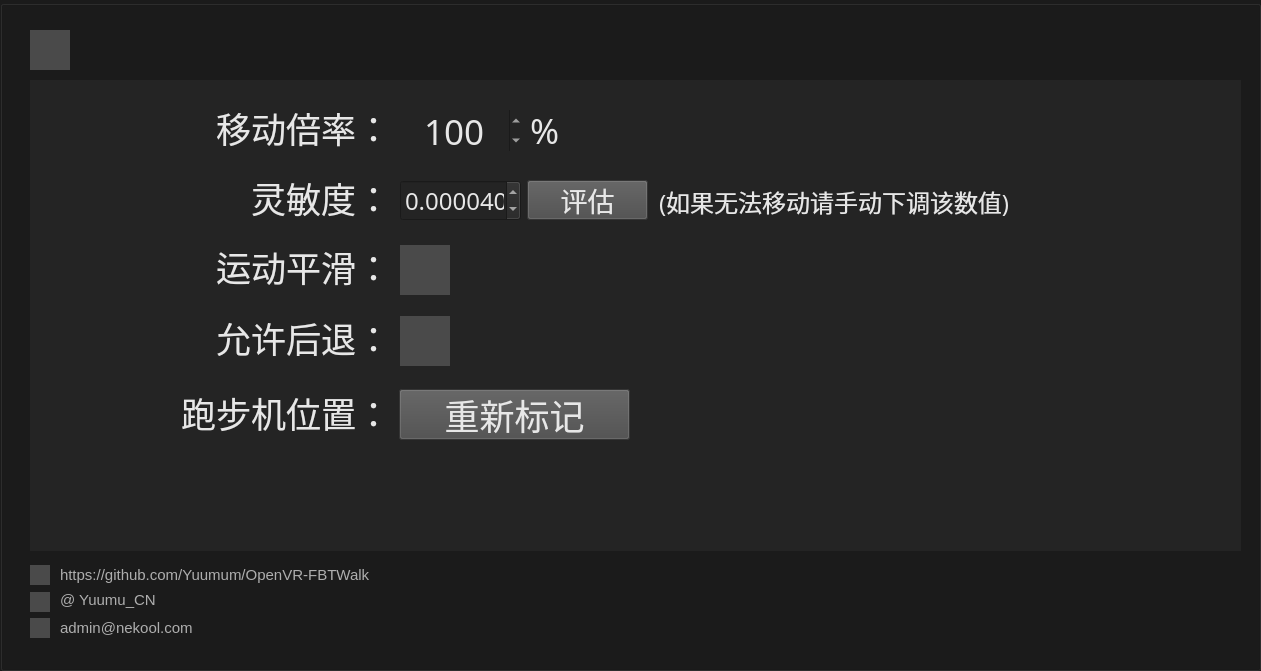
  <widget class="QGroupBox" name="groupBox_2">
   <property name="geometry">
    <rect>
     <x>-10</x>
     <y>900</y>
     <width>1261</width>
     <height>671</height>
    </rect>
   </property>
   <property name="styleSheet">
    <string notr="true">background-color:rgb(27, 27, 27);</string>
   </property>
   <property name="title">
    <string/>
   </property>
   <widget class="QLabel" name="label_8">
    <property name="geometry">
     <rect>
      <x>30</x>
      <y>30</y>
      <width>40</width>
      <height>40</height>
     </rect>
    </property>
    <property name="styleSheet">
     <string notr="true">background-color:rgb(74, 74, 74);</string>
    </property>
    <property name="frameShadow">
     <enum>QFrame::Plain</enum>
    </property>
    <property name="text">
     <string/>
    </property>
   </widget>
   <widget class="QLabel" name="label_9">
    <property name="geometry">
     <rect>
      <x>30</x>
      <y>80</y>
      <width>1211</width>
      <height>471</height>
     </rect>
    </property>
    <property name="font">
     <font>
      <family>Agency FB</family>
      <pointsize>20</pointsize>
     </font>
    </property>
    <property name="styleSheet">
     <string notr="true">background-color:rgb(36, 36, 36);</string>
    </property>
    <property name="text">
     <string/>
    </property>
   </widget>
   <widget class="QLabel" name="label_10">
    <property name="geometry">
     <rect>
      <x>40</x>
      <y>102</y>
      <width>351</width>
      <height>51</height>
     </rect>
    </property>
    <property name="font">
     <font>
      <family>Agency FB</family>
      <pointsize>26</pointsize>
     </font>
    </property>
    <property name="layoutDirection">
     <enum>Qt::LeftToRight</enum>
    </property>
    <property name="styleSheet">
     <string notr="true">background-color:rgb(36, 36, 36);
color:rgb(231, 231, 231);</string>
    </property>
    <property name="text">
     <string>移动倍率：</string>
    </property>
    <property name="alignment">
     <set>Qt::AlignRight|Qt::AlignTrailing|Qt::AlignVCenter</set>
    </property>
   </widget>
   <widget class="QSpinBox" name="spinBox">
    <property name="geometry">
     <rect>
      <x>400</x>
      <y>110</y>
      <width>121</width>
      <height>41</height>
     </rect>
    </property>
    <property name="palette">
     <palette>
      <active>
       <colorrole role="WindowText">
        <brush brushstyle="SolidPattern">
         <color alpha="255">
          <red>231</red>
          <green>231</green>
          <blue>231</blue>
         </color>
        </brush>
       </colorrole>
       <colorrole role="Button">
        <brush brushstyle="SolidPattern">
         <color alpha="255">
          <red>36</red>
          <green>36</green>
          <blue>36</blue>
         </color>
        </brush>
       </colorrole>
       <colorrole role="Text">
        <brush brushstyle="SolidPattern">
         <color alpha="255">
          <red>231</red>
          <green>231</green>
          <blue>231</blue>
         </color>
        </brush>
       </colorrole>
       <colorrole role="ButtonText">
        <brush brushstyle="SolidPattern">
         <color alpha="255">
          <red>231</red>
          <green>231</green>
          <blue>231</blue>
         </color>
        </brush>
       </colorrole>
       <colorrole role="Base">
        <brush brushstyle="SolidPattern">
         <color alpha="255">
          <red>36</red>
          <green>36</green>
          <blue>36</blue>
         </color>
        </brush>
       </colorrole>
       <colorrole role="Window">
        <brush brushstyle="SolidPattern">
         <color alpha="255">
          <red>36</red>
          <green>36</green>
          <blue>36</blue>
         </color>
        </brush>
       </colorrole>
       <colorrole role="Highlight">
        <brush brushstyle="SolidPattern">
         <color alpha="255">
          <red>33</red>
          <green>33</green>
          <blue>33</blue>
         </color>
        </brush>
       </colorrole>
       <colorrole role="HighlightedText">
        <brush brushstyle="SolidPattern">
         <color alpha="255">
          <red>33</red>
          <green>33</green>
          <blue>33</blue>
         </color>
        </brush>
       </colorrole>
       <colorrole role="PlaceholderText">
        <brush brushstyle="NoBrush">
         <color alpha="128">
          <red>231</red>
          <green>231</green>
          <blue>231</blue>
         </color>
        </brush>
       </colorrole>
      </active>
      <inactive>
       <colorrole role="WindowText">
        <brush brushstyle="SolidPattern">
         <color alpha="255">
          <red>231</red>
          <green>231</green>
          <blue>231</blue>
         </color>
        </brush>
       </colorrole>
       <colorrole role="Button">
        <brush brushstyle="SolidPattern">
         <color alpha="255">
          <red>36</red>
          <green>36</green>
          <blue>36</blue>
         </color>
        </brush>
       </colorrole>
       <colorrole role="Text">
        <brush brushstyle="SolidPattern">
         <color alpha="255">
          <red>231</red>
          <green>231</green>
          <blue>231</blue>
         </color>
        </brush>
       </colorrole>
       <colorrole role="ButtonText">
        <brush brushstyle="SolidPattern">
         <color alpha="255">
          <red>231</red>
          <green>231</green>
          <blue>231</blue>
         </color>
        </brush>
       </colorrole>
       <colorrole role="Base">
        <brush brushstyle="SolidPattern">
         <color alpha="255">
          <red>36</red>
          <green>36</green>
          <blue>36</blue>
         </color>
        </brush>
       </colorrole>
       <colorrole role="Window">
        <brush brushstyle="SolidPattern">
         <color alpha="255">
          <red>36</red>
          <green>36</green>
          <blue>36</blue>
         </color>
        </brush>
       </colorrole>
       <colorrole role="Highlight">
        <brush brushstyle="SolidPattern">
         <color alpha="255">
          <red>33</red>
          <green>33</green>
          <blue>33</blue>
         </color>
        </brush>
       </colorrole>
       <colorrole role="HighlightedText">
        <brush brushstyle="SolidPattern">
         <color alpha="255">
          <red>33</red>
          <green>33</green>
          <blue>33</blue>
         </color>
        </brush>
       </colorrole>
       <colorrole role="PlaceholderText">
        <brush brushstyle="NoBrush">
         <color alpha="128">
          <red>231</red>
          <green>231</green>
          <blue>231</blue>
         </color>
        </brush>
       </colorrole>
      </inactive>
      <disabled>
       <colorrole role="WindowText">
        <brush brushstyle="SolidPattern">
         <color alpha="255">
          <red>231</red>
          <green>231</green>
          <blue>231</blue>
         </color>
        </brush>
       </colorrole>
       <colorrole role="Button">
        <brush brushstyle="SolidPattern">
         <color alpha="255">
          <red>36</red>
          <green>36</green>
          <blue>36</blue>
         </color>
        </brush>
       </colorrole>
       <colorrole role="Text">
        <brush brushstyle="SolidPattern">
         <color alpha="255">
          <red>231</red>
          <green>231</green>
          <blue>231</blue>
         </color>
        </brush>
       </colorrole>
       <colorrole role="ButtonText">
        <brush brushstyle="SolidPattern">
         <color alpha="255">
          <red>231</red>
          <green>231</green>
          <blue>231</blue>
         </color>
        </brush>
       </colorrole>
       <colorrole role="Base">
        <brush brushstyle="SolidPattern">
         <color alpha="255">
          <red>36</red>
          <green>36</green>
          <blue>36</blue>
         </color>
        </brush>
       </colorrole>
       <colorrole role="Window">
        <brush brushstyle="SolidPattern">
         <color alpha="255">
          <red>36</red>
          <green>36</green>
          <blue>36</blue>
         </color>
        </brush>
       </colorrole>
       <colorrole role="Highlight">
        <brush brushstyle="SolidPattern">
         <color alpha="255">
          <red>0</red>
          <green>120</green>
          <blue>215</blue>
         </color>
        </brush>
       </colorrole>
       <colorrole role="HighlightedText">
        <brush brushstyle="SolidPattern">
         <color alpha="255">
          <red>33</red>
          <green>33</green>
          <blue>33</blue>
         </color>
        </brush>
       </colorrole>
       <colorrole role="PlaceholderText">
        <brush brushstyle="NoBrush">
         <color alpha="128">
          <red>231</red>
          <green>231</green>
          <blue>231</blue>
         </color>
        </brush>
       </colorrole>
      </disabled>
     </palette>
    </property>
    <property name="font">
     <font>
      <family>Agency FB</family>
      <pointsize>26</pointsize>
     </font>
    </property>
    <property name="styleSheet">
     <string notr="true">background-color:rgb(36, 36, 36);
color:rgb(231, 231, 231);</string>
    </property>
    <property name="frame">
     <bool>false</bool>
    </property>
    <property name="alignment">
     <set>Qt::AlignCenter</set>
    </property>
    <property name="readOnly">
     <bool>false</bool>
    </property>
    <property name="minimum">
     <number>1</number>
    </property>
    <property name="maximum">
     <number>500</number>
    </property>
    <property name="singleStep">
     <number>5</number>
    </property>
    <property name="value">
     <number>100</number>
    </property>
   </widget>
   <widget class="QLabel" name="label_11">
    <property name="geometry">
     <rect>
      <x>530</x>
      <y>110</y>
      <width>54</width>
      <height>41</height>
     </rect>
    </property>
    <property name="font">
     <font>
      <family>Agency FB</family>
      <pointsize>26</pointsize>
     </font>
    </property>
    <property name="styleSheet">
     <string notr="true">background-color:rgb(36, 36, 36);
color:rgb(231, 231, 231);</string>
    </property>
    <property name="text">
     <string>%</string>
    </property>
   </widget>
   <widget class="QLabel" name="label_12">
    <property name="geometry">
     <rect>
      <x>40</x>
      <y>387</y>
      <width>351</width>
      <height>51</height>
     </rect>
    </property>
    <property name="font">
     <font>
      <family>Agency FB</family>
      <pointsize>26</pointsize>
     </font>
    </property>
    <property name="layoutDirection">
     <enum>Qt::LeftToRight</enum>
    </property>
    <property name="styleSheet">
     <string notr="true">background-color:rgb(36, 36, 36);
color:rgb(231, 231, 231);</string>
    </property>
    <property name="text">
     <string>跑步机位置：</string>
    </property>
    <property name="alignment">
     <set>Qt::AlignRight|Qt::AlignTrailing|Qt::AlignVCenter</set>
    </property>
   </widget>
   <widget class="QPushButton" name="pushButton_5">
    <property name="geometry">
     <rect>
      <x>399</x>
      <y>389</y>
      <width>231</width>
      <height>51</height>
     </rect>
    </property>
    <property name="font">
     <font>
      <family>Agency FB</family>
      <pointsize>26</pointsize>
     </font>
    </property>
    <property name="styleSheet">
     <string notr="true">background-color:rgb(74, 74, 74);
color:rgb(231, 231, 231);</string>
    </property>
    <property name="text">
     <string>重新标记</string>
    </property>
   </widget>
   <widget class="QLabel" name="label_13">
    <property name="geometry">
     <rect>
      <x>30</x>
      <y>592</y>
      <width>20</width>
      <height>20</height>
     </rect>
    </property>
    <property name="styleSheet">
     <string notr="true">background-color:rgb(74, 74, 74);</string>
    </property>
    <property name="frameShadow">
     <enum>QFrame::Plain</enum>
    </property>
    <property name="text">
     <string/>
    </property>
   </widget>
   <widget class="QLabel" name="label_14">
    <property name="geometry">
     <rect>
      <x>60</x>
      <y>585</y>
      <width>231</width>
      <height>30</height>
     </rect>
    </property>
    <property name="font">
     <font>
      <family>Arial</family>
      <pointsize>11</pointsize>
     </font>
    </property>
    <property name="layoutDirection">
     <enum>Qt::LeftToRight</enum>
    </property>
    <property name="styleSheet">
     <string notr="true">background-color:rgb(27, 27, 27);
color:rgb(174, 174, 174);</string>
    </property>
    <property name="text">
     <string>@ Yuumu_CN</string>
    </property>
    <property name="alignment">
     <set>Qt::AlignLeading|Qt::AlignLeft|Qt::AlignVCenter</set>
    </property>
   </widget>
   <widget class="QLabel" name="label_15">
    <property name="geometry">
     <rect>
      <x>60</x>
      <y>618</y>
      <width>231</width>
      <height>20</height>
     </rect>
    </property>
    <property name="font">
     <font>
      <family>Arial</family>
      <pointsize>11</pointsize>
     </font>
    </property>
    <property name="layoutDirection">
     <enum>Qt::LeftToRight</enum>
    </property>
    <property name="styleSheet">
     <string notr="true">background-color:rgb(27, 27, 27);
color:rgb(174, 174, 174);</string>
    </property>
    <property name="text">
     <string>admin@nekool.com</string>
    </property>
    <property name="alignment">
     <set>Qt::AlignLeading|Qt::AlignLeft|Qt::AlignVCenter</set>
    </property>
   </widget>
   <widget class="QLabel" name="label_16">
    <property name="geometry">
     <rect>
      <x>30</x>
      <y>618</y>
      <width>20</width>
      <height>20</height>
     </rect>
    </property>
    <property name="styleSheet">
     <string notr="true">background-color:rgb(74, 74, 74);</string>
    </property>
    <property name="frameShadow">
     <enum>QFrame::Plain</enum>
    </property>
    <property name="text">
     <string/>
    </property>
   </widget>
   <widget class="QLabel" name="label_17">
    <property name="geometry">
     <rect>
      <x>60</x>
      <y>565</y>
      <width>351</width>
      <height>20</height>
     </rect>
    </property>
    <property name="font">
     <font>
      <family>Arial</family>
      <pointsize>11</pointsize>
     </font>
    </property>
    <property name="layoutDirection">
     <enum>Qt::LeftToRight</enum>
    </property>
    <property name="styleSheet">
     <string notr="true">background-color:rgb(27, 27, 27);
color:rgb(174, 174, 174);</string>
    </property>
    <property name="text">
     <string>https://github.com/Yuumum/OpenVR-FBTWalk</string>
    </property>
    <property name="alignment">
     <set>Qt::AlignLeading|Qt::AlignLeft|Qt::AlignVCenter</set>
    </property>
   </widget>
   <widget class="QLabel" name="label_18">
    <property name="geometry">
     <rect>
      <x>30</x>
      <y>565</y>
      <width>20</width>
      <height>20</height>
     </rect>
    </property>
    <property name="styleSheet">
     <string notr="true">background-color:rgb(74, 74, 74);</string>
    </property>
    <property name="frameShadow">
     <enum>QFrame::Plain</enum>
    </property>
    <property name="text">
     <string/>
    </property>
   </widget>
   <widget class="QLabel" name="label_19">
    <property name="geometry">
     <rect>
      <x>40</x>
      <y>172</y>
      <width>351</width>
      <height>51</height>
     </rect>
    </property>
    <property name="font">
     <font>
      <family>Agency FB</family>
      <pointsize>26</pointsize>
     </font>
    </property>
    <property name="layoutDirection">
     <enum>Qt::LeftToRight</enum>
    </property>
    <property name="styleSheet">
     <string notr="true">background-color:rgb(36, 36, 36);
color:rgb(231, 231, 231);</string>
    </property>
    <property name="text">
     <string>灵敏度：</string>
    </property>
    <property name="alignment">
     <set>Qt::AlignRight|Qt::AlignTrailing|Qt::AlignVCenter</set>
    </property>
   </widget>
   <widget class="QDoubleSpinBox" name="doubleSpinBox">
    <property name="geometry">
     <rect>
      <x>400</x>
      <y>180</y>
      <width>121</width>
      <height>41</height>
     </rect>
    </property>
    <property name="palette">
     <palette>
      <active>
       <colorrole role="WindowText">
        <brush brushstyle="SolidPattern">
         <color alpha="255">
          <red>231</red>
          <green>231</green>
          <blue>231</blue>
         </color>
        </brush>
       </colorrole>
       <colorrole role="Button">
        <brush brushstyle="SolidPattern">
         <color alpha="255">
          <red>36</red>
          <green>36</green>
          <blue>36</blue>
         </color>
        </brush>
       </colorrole>
       <colorrole role="Text">
        <brush brushstyle="SolidPattern">
         <color alpha="255">
          <red>231</red>
          <green>231</green>
          <blue>231</blue>
         </color>
        </brush>
       </colorrole>
       <colorrole role="ButtonText">
        <brush brushstyle="SolidPattern">
         <color alpha="255">
          <red>231</red>
          <green>231</green>
          <blue>231</blue>
         </color>
        </brush>
       </colorrole>
       <colorrole role="Base">
        <brush brushstyle="SolidPattern">
         <color alpha="255">
          <red>36</red>
          <green>36</green>
          <blue>36</blue>
         </color>
        </brush>
       </colorrole>
       <colorrole role="Window">
        <brush brushstyle="SolidPattern">
         <color alpha="255">
          <red>36</red>
          <green>36</green>
          <blue>36</blue>
         </color>
        </brush>
       </colorrole>
       <colorrole role="Shadow">
        <brush brushstyle="SolidPattern">
         <color alpha="255">
          <red>33</red>
          <green>33</green>
          <blue>33</blue>
         </color>
        </brush>
       </colorrole>
       <colorrole role="Highlight">
        <brush brushstyle="SolidPattern">
         <color alpha="255">
          <red>33</red>
          <green>33</green>
          <blue>33</blue>
         </color>
        </brush>
       </colorrole>
       <colorrole role="HighlightedText">
        <brush brushstyle="SolidPattern">
         <color alpha="255">
          <red>33</red>
          <green>33</green>
          <blue>33</blue>
         </color>
        </brush>
       </colorrole>
       <colorrole role="PlaceholderText">
        <brush brushstyle="NoBrush">
         <color alpha="128">
          <red>231</red>
          <green>231</green>
          <blue>231</blue>
         </color>
        </brush>
       </colorrole>
      </active>
      <inactive>
       <colorrole role="WindowText">
        <brush brushstyle="SolidPattern">
         <color alpha="255">
          <red>231</red>
          <green>231</green>
          <blue>231</blue>
         </color>
        </brush>
       </colorrole>
       <colorrole role="Button">
        <brush brushstyle="SolidPattern">
         <color alpha="255">
          <red>36</red>
          <green>36</green>
          <blue>36</blue>
         </color>
        </brush>
       </colorrole>
       <colorrole role="Text">
        <brush brushstyle="SolidPattern">
         <color alpha="255">
          <red>231</red>
          <green>231</green>
          <blue>231</blue>
         </color>
        </brush>
       </colorrole>
       <colorrole role="ButtonText">
        <brush brushstyle="SolidPattern">
         <color alpha="255">
          <red>231</red>
          <green>231</green>
          <blue>231</blue>
         </color>
        </brush>
       </colorrole>
       <colorrole role="Base">
        <brush brushstyle="SolidPattern">
         <color alpha="255">
          <red>36</red>
          <green>36</green>
          <blue>36</blue>
         </color>
        </brush>
       </colorrole>
       <colorrole role="Window">
        <brush brushstyle="SolidPattern">
         <color alpha="255">
          <red>36</red>
          <green>36</green>
          <blue>36</blue>
         </color>
        </brush>
       </colorrole>
       <colorrole role="Shadow">
        <brush brushstyle="SolidPattern">
         <color alpha="255">
          <red>33</red>
          <green>33</green>
          <blue>33</blue>
         </color>
        </brush>
       </colorrole>
       <colorrole role="Highlight">
        <brush brushstyle="SolidPattern">
         <color alpha="255">
          <red>33</red>
          <green>33</green>
          <blue>33</blue>
         </color>
        </brush>
       </colorrole>
       <colorrole role="HighlightedText">
        <brush brushstyle="SolidPattern">
         <color alpha="255">
          <red>33</red>
          <green>33</green>
          <blue>33</blue>
         </color>
        </brush>
       </colorrole>
       <colorrole role="PlaceholderText">
        <brush brushstyle="NoBrush">
         <color alpha="128">
          <red>231</red>
          <green>231</green>
          <blue>231</blue>
         </color>
        </brush>
       </colorrole>
      </inactive>
      <disabled>
       <colorrole role="WindowText">
        <brush brushstyle="SolidPattern">
         <color alpha="255">
          <red>231</red>
          <green>231</green>
          <blue>231</blue>
         </color>
        </brush>
       </colorrole>
       <colorrole role="Button">
        <brush brushstyle="SolidPattern">
         <color alpha="255">
          <red>36</red>
          <green>36</green>
          <blue>36</blue>
         </color>
        </brush>
       </colorrole>
       <colorrole role="Text">
        <brush brushstyle="SolidPattern">
         <color alpha="255">
          <red>231</red>
          <green>231</green>
          <blue>231</blue>
         </color>
        </brush>
       </colorrole>
       <colorrole role="ButtonText">
        <brush brushstyle="SolidPattern">
         <color alpha="255">
          <red>231</red>
          <green>231</green>
          <blue>231</blue>
         </color>
        </brush>
       </colorrole>
       <colorrole role="Base">
        <brush brushstyle="SolidPattern">
         <color alpha="255">
          <red>36</red>
          <green>36</green>
          <blue>36</blue>
         </color>
        </brush>
       </colorrole>
       <colorrole role="Window">
        <brush brushstyle="SolidPattern">
         <color alpha="255">
          <red>36</red>
          <green>36</green>
          <blue>36</blue>
         </color>
        </brush>
       </colorrole>
       <colorrole role="Shadow">
        <brush brushstyle="SolidPattern">
         <color alpha="255">
          <red>33</red>
          <green>33</green>
          <blue>33</blue>
         </color>
        </brush>
       </colorrole>
       <colorrole role="Highlight">
        <brush brushstyle="SolidPattern">
         <color alpha="255">
          <red>0</red>
          <green>120</green>
          <blue>215</blue>
         </color>
        </brush>
       </colorrole>
       <colorrole role="HighlightedText">
        <brush brushstyle="SolidPattern">
         <color alpha="255">
          <red>33</red>
          <green>33</green>
          <blue>33</blue>
         </color>
        </brush>
       </colorrole>
       <colorrole role="PlaceholderText">
        <brush brushstyle="NoBrush">
         <color alpha="128">
          <red>231</red>
          <green>231</green>
          <blue>231</blue>
         </color>
        </brush>
       </colorrole>
      </disabled>
     </palette>
    </property>
    <property name="font">
     <font>
      <family>Agency FB</family>
      <pointsize>18</pointsize>
     </font>
    </property>
    <property name="mouseTracking">
     <bool>false</bool>
    </property>
    <property name="styleSheet">
     <string notr="true">background-color:rgb(36, 36, 36);
color:rgb(231, 231, 231);</string>
    </property>
    <property name="inputMethodHints">
     <set>Qt::ImhFormattedNumbersOnly</set>
    </property>
    <property name="alignment">
     <set>Qt::AlignCenter</set>
    </property>
    <property name="decimals">
     <number>6</number>
    </property>
    <property name="minimum">
     <double>0.000000000000000</double>
    </property>
    <property name="maximum">
     <double>0.325000000000000</double>
    </property>
    <property name="singleStep">
     <double>0.000010000000000</double>
    </property>
    <property name="value">
     <double>0.000040000000000</double>
    </property>
   </widget>
   <widget class="QLabel" name="label_20">
    <property name="geometry">
     <rect>
      <x>659</x>
      <y>176</y>
      <width>561</width>
      <height>51</height>
     </rect>
    </property>
    <property name="font">
     <font>
      <family>Agency FB</family>
      <pointsize>18</pointsize>
     </font>
    </property>
    <property name="styleSheet">
     <string notr="true">background-color:rgb(36, 36, 36);
color:rgb(231, 231, 231);</string>
    </property>
    <property name="text">
     <string>(如果无法移动请手动下调该数值)</string>
    </property>
   </widget>
   <widget class="QLabel" name="label_21">
    <property name="geometry">
     <rect>
      <x>40</x>
      <y>241</y>
      <width>351</width>
      <height>51</height>
     </rect>
    </property>
    <property name="font">
     <font>
      <family>Agency FB</family>
      <pointsize>26</pointsize>
     </font>
    </property>
    <property name="layoutDirection">
     <enum>Qt::LeftToRight</enum>
    </property>
    <property name="styleSheet">
     <string notr="true">background-color:rgb(36, 36, 36);
color:rgb(231, 231, 231);</string>
    </property>
    <property name="text">
     <string>运动平滑：</string>
    </property>
    <property name="alignment">
     <set>Qt::AlignRight|Qt::AlignTrailing|Qt::AlignVCenter</set>
    </property>
   </widget>
   <widget class="QLabel" name="label_22">
    <property name="geometry">
     <rect>
      <x>400</x>
      <y>245</y>
      <width>50</width>
      <height>50</height>
     </rect>
    </property>
    <property name="styleSheet">
     <string notr="true">background-color:rgb(74, 74, 74);</string>
    </property>
    <property name="text">
     <string/>
    </property>
   </widget>
   <widget class="QLabel" name="label_23">
    <property name="geometry">
     <rect>
      <x>400</x>
      <y>316</y>
      <width>50</width>
      <height>50</height>
     </rect>
    </property>
    <property name="styleSheet">
     <string notr="true">background-color:rgb(74, 74, 74);</string>
    </property>
    <property name="text">
     <string/>
    </property>
   </widget>
   <widget class="QLabel" name="label_33">
    <property name="geometry">
     <rect>
      <x>40</x>
      <y>312</y>
      <width>351</width>
      <height>51</height>
     </rect>
    </property>
    <property name="font">
     <font>
      <family>Agency FB</family>
      <pointsize>26</pointsize>
     </font>
    </property>
    <property name="layoutDirection">
     <enum>Qt::LeftToRight</enum>
    </property>
    <property name="styleSheet">
     <string notr="true">background-color:rgb(36, 36, 36);
color:rgb(231, 231, 231);</string>
    </property>
    <property name="text">
     <string>允许后退：</string>
    </property>
    <property name="alignment">
     <set>Qt::AlignRight|Qt::AlignTrailing|Qt::AlignVCenter</set>
    </property>
   </widget>
   <widget class="QPushButton" name="pushButton_9">
    <property name="geometry">
     <rect>
      <x>527</x>
      <y>180</y>
      <width>121</width>
      <height>40</height>
     </rect>
    </property>
    <property name="font">
     <font>
      <family>Agency FB</family>
      <pointsize>20</pointsize>
     </font>
    </property>
    <property name="styleSheet">
     <string notr="true">background-color:rgb(74, 74, 74);
color:rgb(231, 231, 231);</string>
    </property>
    <property name="text">
     <string>评估</string>
    </property>
   </widget>
  </widget>
